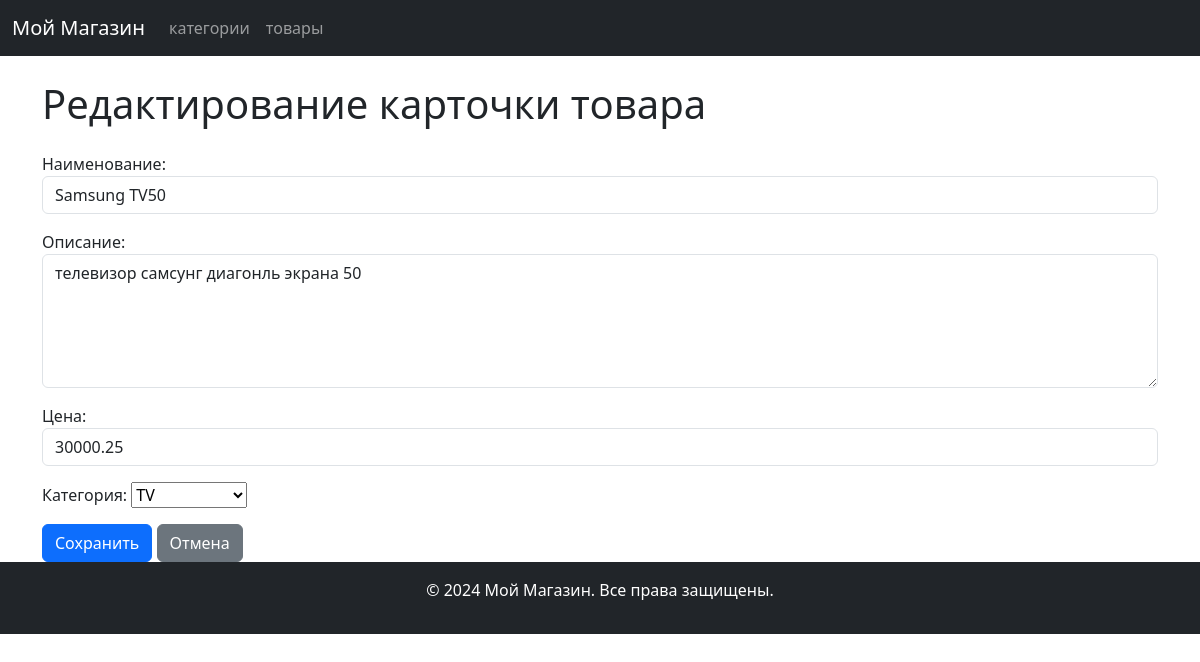
Screenshot of /product/edit_product/1/ with the database file from the repository.
### shop_app/models.py (models this page shows, shortened)
class Product(models.Model):
    name = models.CharField(max_length=100)
    description = models.TextField()
    price = models.DecimalField(max_digits=20, decimal_places=2)
    created_at = models.DateTimeField(auto_now_add=True)
    category = models.ForeignKey(
        "Category", on_delete=models.CASCADE, related_name="product"
    )

class Category(models.Model):
    name = models.CharField(max_length=100)
    description = models.TextField()
    def __str__(self):
        return self.name

### shop_app/views.py (the view)
def edit_product(request, product_id):
    product = get_object_or_404(Product, id=product_id)
    if request.method == "POST":
        form = ProductModelForm(request.POST, instance=product)
        if form.is_valid():
            form.save()
            return redirect("products_list")
        else:
            print(form.errors)
    else:
        form = ProductModelForm(instance=product)
    context = {"title": "Редактирование карточки товара", "form": form}
    return render(request, "shop_app/edit_product.html", context=context)

### shop_app/forms.py (shortened to what this page needs)
class ProductModelForm(forms.ModelForm):
    class Meta:
        model = Product
        fields = ["name", "description", "price", "category"]
        labels = {
            "name": "Наименование",
            "description": "Описание",
            "price": "Цена",
            "category": "Категория",
        }
        widgets = {
            "name": forms.TextInput(
                attrs={
                    "class": "form-control",
                    "placeholder": "Введите наименование товара",
                }
            ),
            "description": forms.Textarea(
                attrs={
                    "class": "form-control",
                    "rows": 5,
                    "placeholder": "Введите описание товара",
                }
            ),
            "price": forms.NumberInput(
                attrs={
                    "class": "form-control",
                    "placeholder": "Введите стоимость товара",
                }
            ),
        }

### shop_app/templates/shop_app/edit_product.html (shortened to what this page needs)
{% extends 'shop_app/base.html' %}
{% block content %}
        <h1>{{ title }}</h1>
        <form method="post" class="mt-4">
            {{ form.as_p }}
            <button type="submit" class="btn btn-primary">Сохранить</button>
            <a href="{% url 'products_list' %}" class="btn btn-secondary">Отмена</a>
        </form>
{% endblock %}

### rows the page displays
Product: name "Samsung TV50", description "телевизор самсунг диагонль экрана 50", price "30000.25", category "TV"

### other values shown
{{ title }} "Редактирование карточки товара"
